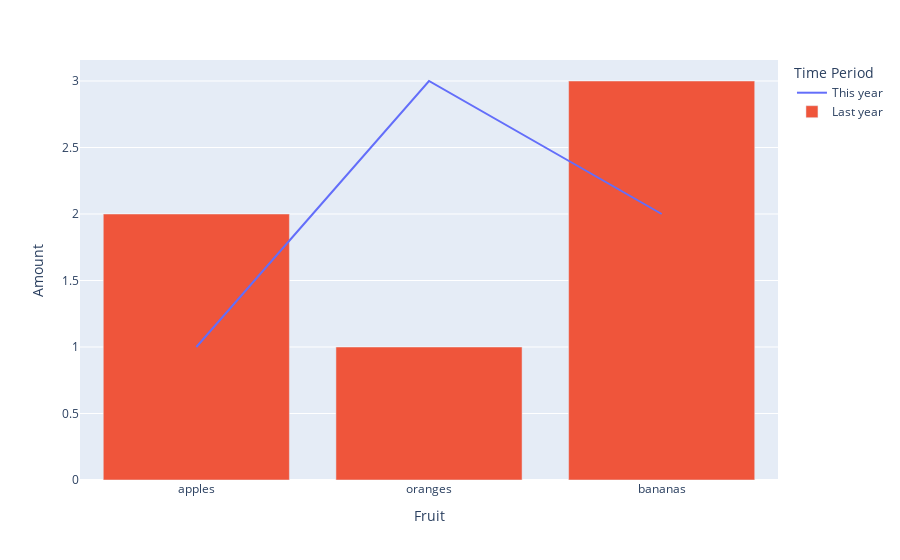

Here is the notebook cell this chart was saved with:
### Code cell
import plotly.express as px

fruits = ["apples", "oranges", "bananas"]
fig = px.line(x=fruits, y=[1,3,2], color=px.Constant("This year"),
             labels=dict(x="Fruit", y="Amount", color="Time Period"))
fig.add_bar(x=fruits, y=[2,1,3], name="Last year")
fig.show()

### Figure 1 — Plotly figure (JSON) as saved in the notebook; plotly's stock layout.template omitted (floating-point values rounded to 4 significant figures)
{"data": [{"hovertemplate": "Time Period=This year<br>Fruit=%{x}<br>Amount=%{y}<extra></extra>", "legendgroup": "This year", "line": {"color": "#636efa", "dash": "solid"}, "marker": {"symbol": "circle"}, "mode": "lines", "name": "This year", "orientation": "v", "showlegend": true, "type": "scatter", "x": ["apples", "oranges", "bananas"], "xaxis": "x", "y": [1, 3, 2], "yaxis": "y"}, {"name": "Last year", "type": "bar", "x": ["apples", "oranges", "bananas"], "y": [2, 1, 3]}], "layout": {"legend": {"title": {"text": "Time Period"}, "tracegroupgap": 0}, "margin": {"t": 60}, "xaxis": {"anchor": "y", "domain": [0, 1], "title": {"text": "Fruit"}}, "yaxis": {"anchor": "x", "domain": [0, 1], "title": {"text": "Amount"}}}}
